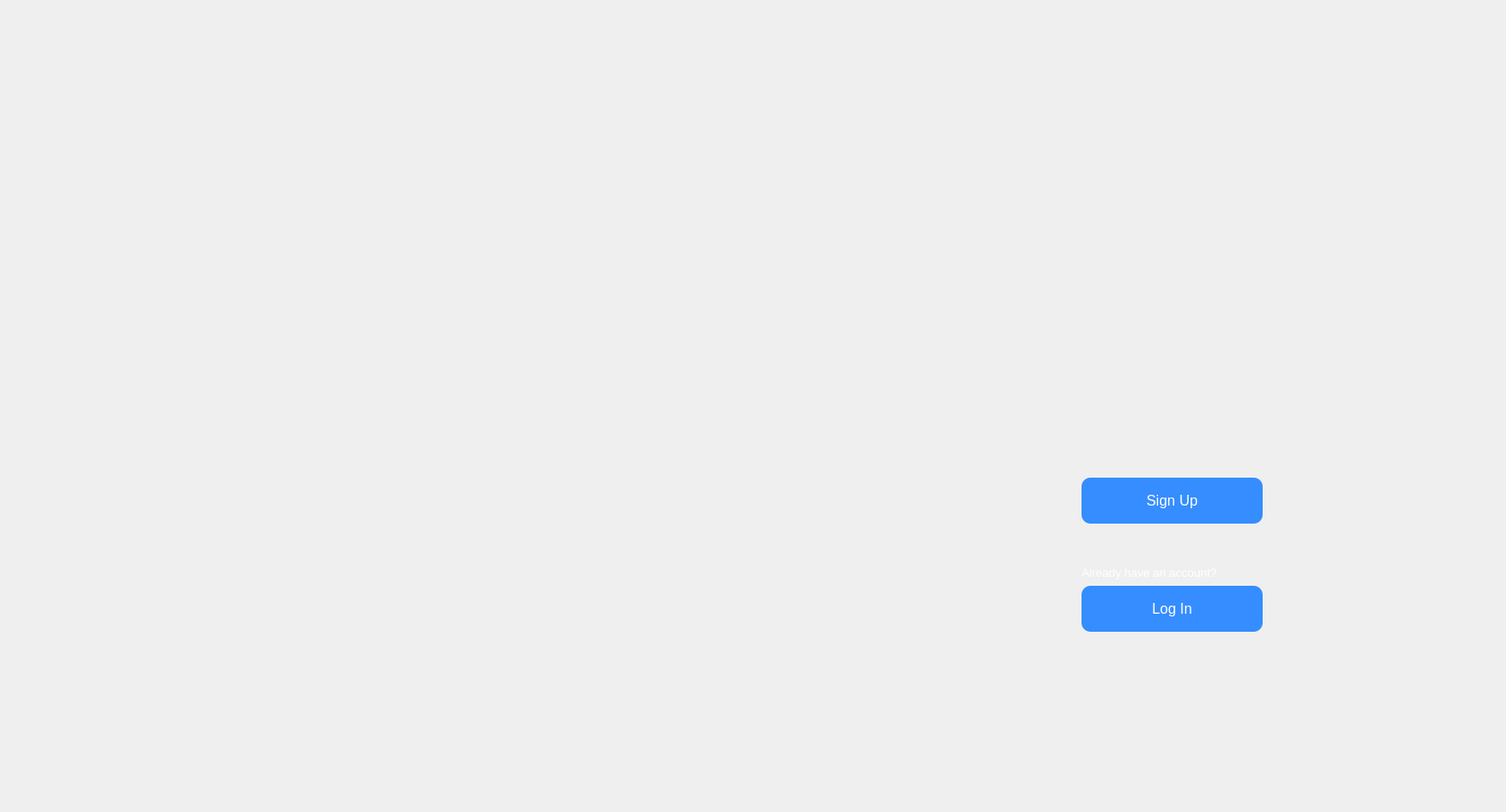
<?xml version="1.0" encoding="UTF-8"?>
<ui version="4.0">
 <class>Client_TwitterClass</class>
 <widget class="QMainWindow" name="Client_TwitterClass">
  <property name="geometry">
   <rect>
    <x>0</x>
    <y>0</y>
    <width>1671</width>
    <height>901</height>
   </rect>
  </property>
  <property name="windowTitle">
   <string>Client_Twitter</string>
  </property>
  <widget class="QWidget" name="centralWidget">
   <widget class="QLabel" name="background">
    <property name="geometry">
     <rect>
      <x>-10</x>
      <y>-10</y>
      <width>1681</width>
      <height>911</height>
     </rect>
    </property>
    <property name="text">
     <string/>
    </property>
    <property name="scaledContents">
     <bool>true</bool>
    </property>
   </widget>
   <widget class="QPushButton" name="Sign_Up">
    <property name="geometry">
     <rect>
      <x>1200</x>
      <y>530</y>
      <width>201</width>
      <height>51</height>
     </rect>
    </property>
    <property name="cursor">
     <cursorShape>PointingHandCursor</cursorShape>
    </property>
    <property name="autoFillBackground">
     <bool>false</bool>
    </property>
    <property name="styleSheet">
     <string notr="true">QPushButton{
font-size:16px;
border-radius: 10px;
background-color:rgb(53, 141, 255);
color:rgb(255, 255, 255)
}
QPushButton:hover{
background-color:rgb(33, 81, 255)
}
QPushButton:pressed{
background-color:rgb(43, 107, 255)
}</string>
    </property>
    <property name="text">
     <string>Sign Up</string>
    </property>
   </widget>
   <widget class="QLabel" name="AlreadyAccount">
    <property name="geometry">
     <rect>
      <x>1200</x>
      <y>620</y>
      <width>151</width>
      <height>31</height>
     </rect>
    </property>
    <property name="styleSheet">
     <string notr="true">color: rgb(255, 255, 255);
font-size:13px;</string>
    </property>
    <property name="text">
     <string>Already have an account? </string>
    </property>
    <property name="textFormat">
     <enum>Qt::AutoText</enum>
    </property>
   </widget>
   <widget class="QPushButton" name="Log_In">
    <property name="geometry">
     <rect>
      <x>1200</x>
      <y>650</y>
      <width>201</width>
      <height>51</height>
     </rect>
    </property>
    <property name="cursor">
     <cursorShape>PointingHandCursor</cursorShape>
    </property>
    <property name="styleSheet">
     <string notr="true">QPushButton{
font-size:16px;
border-radius: 10px;
background-color:rgb(53, 141, 255);
color:rgb(255, 255, 255)
}
QPushButton:hover{
background-color:rgb(33, 81, 255)
}
QPushButton:pressed{
background-color:rgb(43, 107, 255)
}</string>
    </property>
    <property name="text">
     <string>Log In</string>
    </property>
   </widget>
   <widget class="QLabel" name="logoLabel">
    <property name="geometry">
     <rect>
      <x>-10</x>
      <y>-10</y>
      <width>1691</width>
      <height>941</height>
     </rect>
    </property>
    <property name="text">
     <string/>
    </property>
    <property name="pixmap">
     <pixmap resource="Client_Twitter.qrc">:/Client_Twitter/TwitterLogo.jpg</pixmap>
    </property>
    <property name="scaledContents">
     <bool>true</bool>
    </property>
   </widget>
   <zorder>background</zorder>
   <zorder>AlreadyAccount</zorder>
   <zorder>Sign_Up</zorder>
   <zorder>Log_In</zorder>
   <zorder>logoLabel</zorder>
  </widget>
 </widget>
 <layoutdefault spacing="6" margin="11"/>
 <resources>
  <include location="Client_Twitter.qrc"/>
 </resources>
 <connections/>
</ui>
